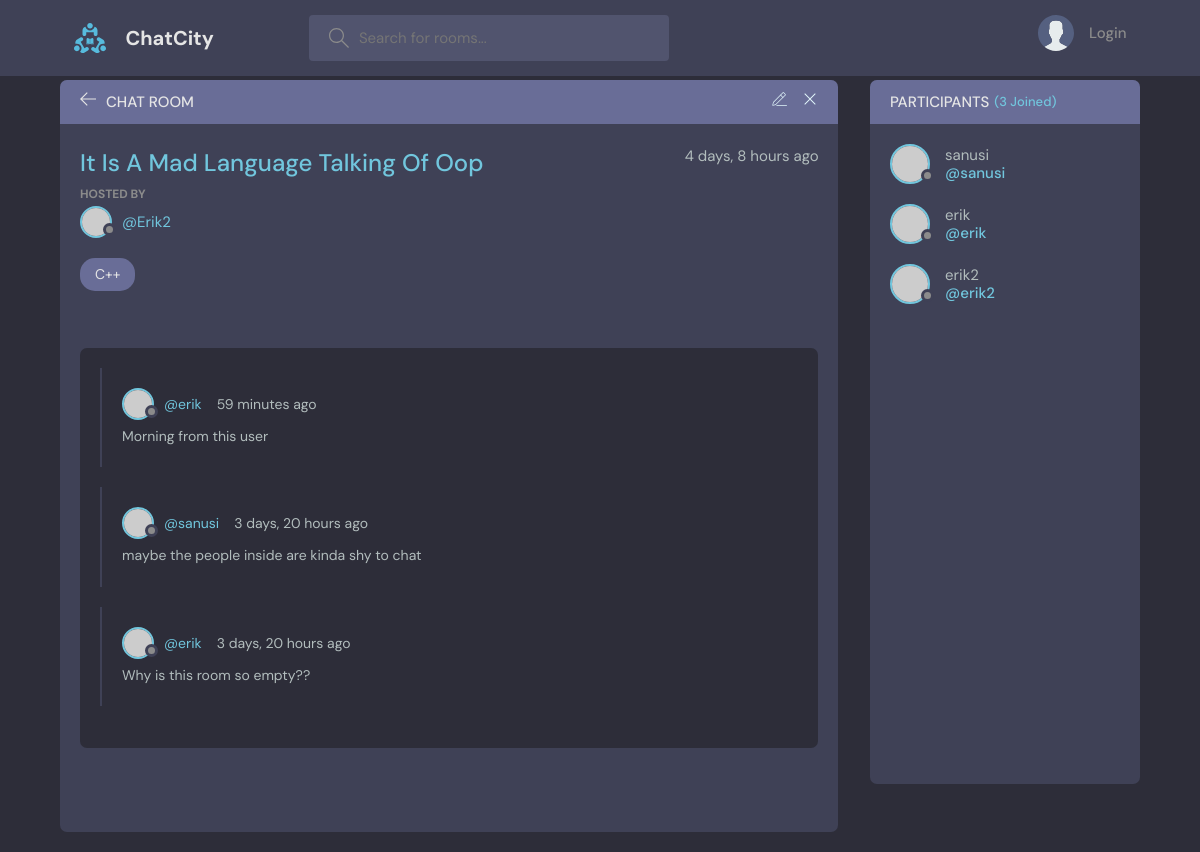
/room/11/, run on the app's committed database.
### baseApp/models.py (models this page shows, shortened)
class Room(models.Model):
    topic = models.ForeignKey(Topic, on_delete=models.SET_NULL, null=True)
    host = models.ForeignKey(User, on_delete=models.SET_NULL, null=True)
    participants = models.ManyToManyField(User, related_name="participants", blank=True)
    name = models.CharField(max_length=200)
    description = models.TextField(null = True, blank = True)
    updated = models.DateTimeField(auto_now=True)
    created = models.DateTimeField(auto_now_add=True)
    class Meta:
        ordering = ["-updated", "-created"]

class Topic(models.Model):
    name = models.CharField(max_length=200)

class Message(models.Model):
    user = models.ForeignKey(User, on_delete=models.CASCADE)
    room =models.ForeignKey(Room, on_delete=models.CASCADE)
    msgBody = models.TextField()
    updated = models.DateTimeField(auto_now=True)
    created = models.DateTimeField(auto_now_add=True)
    class Meta:
        ordering = ["-updated", "-created"]

### baseApp/views.py (the view, shortened to what this page needs)
# urls.py: path('room/<int:idParam>/', views.room, name="room"),
def room(request, idParam):
    room = Room.objects.get(id=idParam)
    room_messages = room.message_set.all().order_by('-created')
    participants = room.participants.all()
    context = {"room": room, 'room_messages':room_messages, "participants":participants}
    if room.participants.count() == 0:
        room.participants.add(room.host.id)
    return render(request, "base/room.html", context)

### baseApp/templates/base/room.html (shortened to what this page needs)
{%extends "main.html"%} {% block content %}
<main class="profile-page layout layout--2">
  <div class="container">
    <div class="room">
      <div class="room__top">
        <div class="room__topLeft">
          <a href="{%url 'home'%}">
            <svg
              version="1.1"
              xmlns="http://www.w3.org/2000/svg"
              width="32"
              height="32"
              viewBox="0 0 32 32"
            >
              <title>arrow-left</title>
              <path
                d="M13.723 2.286l-13.723 13.714 13.719 13.714 1.616-1.611-10.96-10.96h27.625v-2.286h-27.625l10.965-10.965-1.616-1.607z"
              ></path>
            </svg>
          </a>
          <h3>Chat Room</h3>
        </div>
        <div class="room__topRight">
          <a href="{%url 'updateRoom' room.id%}">
          </a>
          <a href="{%url 'deleteRoom' room.id%}">
            <svg
              version="1.1"
              xmlns="http://www.w3.org/2000/svg"
              width="32"
              height="32"
              viewBox="0 0 32 32"
            >
              <title>remove</title>
              <path
                d="M27.314 6.019l-1.333-1.333-9.98 9.981-9.981-9.981-1.333 1.333 9.981 9.981-9.981 9.98 1.333 1.333 9.981-9.98 9.98 9.98 1.333-1.333-9.98-9.98 9.98-9.981z"
              ></path>
            </svg>
          </a>
        </div>
      </div>
      <div class="room__box scroll">
        <div class="room__header scroll">
          <div class="room__info">
            <h3>{{room.name.title}}</h3>
            <span>{{room.created|timesince}} ago</span>
          </div>
          <div class="room__hosted">
            <p>Hosted By</p>
            <a href="{% url 'profile' room.host.id%}" class="room__author">
              <div class="avatar avatar--small">
                <img src="https://randomuser.me/api/portraits/men/37.jpg" />
              </div>
              <span>@{{room.host.username.title}}</span>
            </a>
          </div>
          <span class="room__topics">{{room.topic.name}}</span>
        </div>
        <div class="room__conversation">
          <div class="threads scroll">
            {%for message in room_messages%}
            <div class="thread">
              <div class="thread__top">
                <div class="thread__author">
                  <a
                    href="{%url 'profile' message.user.id%}"
                    class="thread__authorInfo"
                  >
                    <div class="avatar avatar--small">
                      <img
                        src="https://randomuser.me/api/portraits/men/37.jpg"
                      />
                    </div>
                    <span>@{{message.user}}</span>
                  </a>
                  <span class="thread__date"
                    >{{message.created|timesince}} ago</span
                  >
                </div>
              </div>
              <div class="thread__details">{{message.msgBody}}</div>
            </div>
            {%endfor%}
          </div>
        </div>
      </div>
    </div>
    <div class="participants">
      <h3 class="participants__top">Participants <span>({{participants.count}} Joined)</span></h3>
      <div class="participants__list scroll">
    {%for user in participants%}
        <a href="{% url 'profile' user.id %}" class="participant">
          <div class="avatar avatar--medium">
            <img src="https://randomuser.me/api/portraits/men/37.jpg" />
          </div>
          <p>
            {{user.username}}
            <span>@{{user}}</span>
          </p>
        </a>
    {%endfor%}
      </div>
    </div>
  </div>
</main>
{% endblock %}

### data on the page
Room: name "It Is A Mad Language Talking Of Oop", created "4 days, 8 hours", host.username "Erik2", topic.name "C++"
Message: user "erik", created "59 minutes", msgBody "Morning from this user"
Message: user "sanusi", created "3 days, 20 hours", msgBody "maybe the people inside are kinda shy to chat"
Message: user "erik", created "3 days, 20 hours", msgBody "Why is this room so empty??"

### other printed values
{{ participants.count }} "3"
{{ user.username }} "sanusi"
{{ user }} "sanusi"
{{ user.username }} "erik"
{{ user }} "erik"
{{ user.username }} "erik2"
{{ user }} "erik2"
